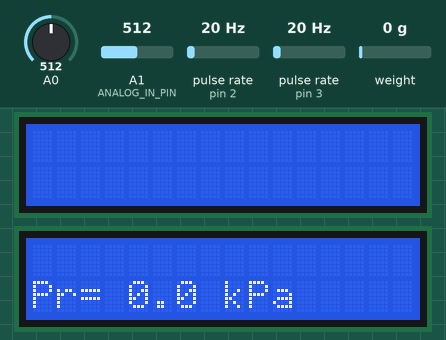
This sketch was run on a simulated Arduino Uno, built with avr-gcc and run on an emulated ATmega328P. Parts: 2 × 16×2 character LCD. Wiring (inferred from the names in the program): 2 × pulse sensor: data pin 2 / data pin 3. The inputs (shaded band) are chosen by the test bench; at power-on: weight on the scale 0 g, A1 (ANALOG_IN_PIN) = 512, A0 = 512, pulse rate (sensors on pin 2, pin 3) 20 Hz. What the sketch prints to the serial monitor is not drawn.

Above: at 2.9 s.
3.0 s: weight on the scale set to 917 g
At 8.3 s:
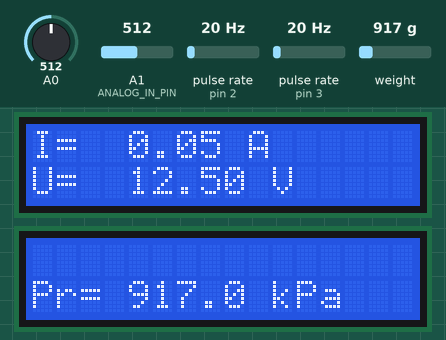
8.6 s: weight on the scale set to 1056 g
At 17.6 s:
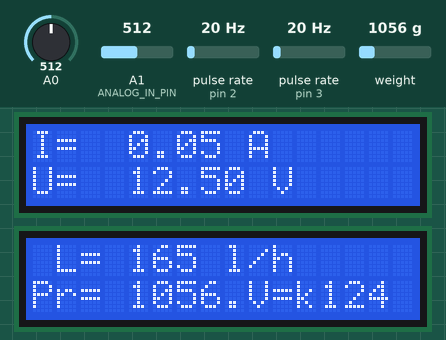
18.2 s: A1 (ANALOG_IN_PIN) set to 419
At 23.1 s:
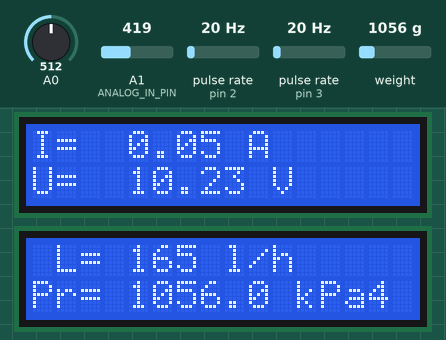
23.7 s: A1 (ANALOG_IN_PIN) set to 398
At 27.7 s:
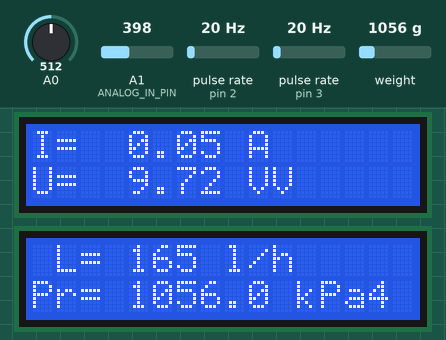
34.8 s: A0 set to 716
At 36.3 s:
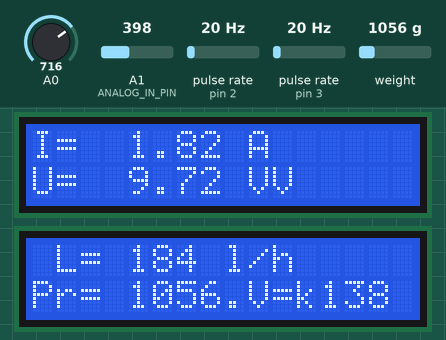
38.8 s: weight on the scale set to 100 g
At 42.7 s:
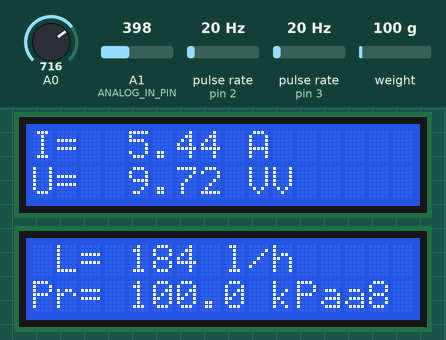
Timing chart, 0 to 44.2 s (numbered marks = the images above; inputs shaded):
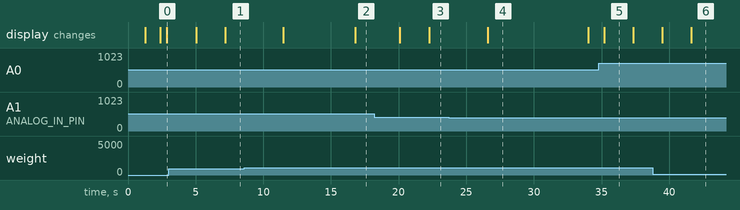

The sketch:

siiuuuuuuuuuuuuuuuuuuu_5.6.27.ino
```cpp
//Cam bien chan 2
 #include <LiquidCrystal_I2C.h>
 #include <SoftwareSerial.h>
 SoftwareSerial bt(12,13);
 LiquidCrystal_I2C lcd(0x27,16,2); //LCD 16x02, địa chỉ I2C là 0X27
 LiquidCrystal_I2C lcd1(0x26,16,2);
 #define ANALOG_IN_PIN A1
 float adc_voltage = 0.0;
float in_voltage = 0.0;
int bawn ;
// Floats for resistor values in divider (in ohms)
float R1 = 30000.0;
float R2 = 7500.0;

// Float for Reference Voltage
float ref_voltage = 5.0;
// Integer for ADC value
int adc_value = 0;
int enco = 3;//toc do vong quay chan 3
int dem = 0;
int rpm = 0;
int timecho = 15000;// laays 1 vongf ddem laf 15 giay
int L = 0;
int Pr = 0;
int V = 0;
int I = 0;
int U = 0;
unsigned long thoigian;
unsigned long hientai;

void dem_xung()
{
  dem++; //đếm xung
}
volatile int flow_frequency; // Đo xung cảm biến lưu lượng
unsigned int l_hour; // Tính toán số lít/giờ
unsigned char flowsensor = 2; // Cảm biến nối với chân 5
unsigned long currentTime;
unsigned long cloopTime;
void flow () // Hàm ngắt
{
   flow_frequency++;
}
#include "HX711.h"


// HX711 circuit wiring
const int LOADCELL_DOUT_PIN = 4;
const int LOADCELL_SCK_PIN = 5;
HX711 scale;
void setup()
 {

  {
    Serial.begin(9600);

   bt.begin(9600);
 bt.println("Ready");
  }
  {
  Serial.begin(9600);
}
{

  // Setup Serial Monitor
  Serial.begin(9600);
  }
  {
  Serial.begin(9600); //Mở cổng Serial ở 9600
//Khởi động LCD
  lcd1.init(); //Khởi tạo màn hình LCD
  lcd1.backlight(); //Bật đèn màn hình lCD


  }
  {
  Serial.begin(9600);
  Serial.println("HX711 Demo");

  Serial.println("Initializing the scale");

  // Initialize library with data output pin, clock input pin and gain factor.
  // Channel selection is made by passing the appropriate gain:
  // - With a gain factor of 64 or 128, channel A is selected
  // - With a gain factor of 32, channel B is selected
  // By omitting the gain factor parameter, the library
  // default "128" (Channel A) is used here.
  scale.begin(LOADCELL_DOUT_PIN, LOADCELL_SCK_PIN);

  scale.set_scale(2280.f);                      // 2280this value is obtained by calibrating the scale with known weights; see the README for details
  scale.tare();                // reset the scale to 0
}
  {
  Serial.begin(9600); //Mở cổng Serial ở 9600
  lcd.init(); //Khởi động LCD
  lcd.backlight(); //Bật đèn nền
  lcd.setCursor(1,0); //Cột 1, hàng 0
   lcd1.init(); //Khởi động LCD
  lcd1.backlight(); //Bật đèn nền
  lcd1.setCursor(1,0); //Cột 1, hàng 0
  }
  {
   pinMode(flowsensor, INPUT);
   digitalWrite(flowsensor, HIGH); // Optional Internal Pull-Up
   Serial.begin(9600);
   attachInterrupt(0, flow, RISING); // Setup Interrupt
   sei(); // Enable interrupts
   currentTime = millis();
   cloopTime = currentTime;
}
  {

   Serial.begin(9600);

  pinMode(enco, INPUT);
  attachInterrupt(1, dem_xung, RISING);
  {
  Serial.begin(9600); //Mở cổng Serial ở 9600
  lcd.init(); //Khởi động LCD
  lcd.backlight(); //Bật đèn nền
  lcd.setCursor(1,0); //Cột 1, hàng 0
  }
  }
 }

 void loop()
 {
  {
  Serial.print("one reading:\t");
  Serial.print(scale.get_units(), 1);
  Serial.print("\t| average:\t");
  Serial.println(scale.get_units(10), 1);
  lcd.setCursor(0,1);
  lcd.print("Pr= ");
  lcd.setCursor(4,1);

  lcd.print(scale.get_units(5), 1);

  lcd.print(" kPa");
    Pr=(scale.get_units(5), 1);

  scale.power_down();              // put the ADC in sleep mode
  delay(500);
  scale.power_up();
}
  {
   currentTime = millis();
   // Every second, calculate and print litres/hour
   if(currentTime >= (cloopTime + 15000))
   {
        cloopTime = currentTime; // Updates cloopTime
      // Pulse frequency (Hz) = 7.5Q, Q is flow rate in L/min.
      l_hour = (flow_frequency * 60 / 7.5/15); // (Pulse frequency x 60 min) / 7.5Q = flowrate in L/hour
      flow_frequency = 0; // Reset Counter
      Serial.print(l_hour, DEC); // Print litres/hour
      Serial.println(" L/hour");
        lcd.setCursor(1,0);
       lcd.print("L= ");
      //lcd.setCursor(11,1);

      lcd.print(l_hour);

      lcd.print(" l/h");
       L=(l_hour);
   }
}
  {
   thoigian = millis();
//  Serial.print("Time: "); Serial.print(thoigian); Serial.print("   ");
//  Serial.print("Hiện tại: "); Serial.println(hientai);

  if (thoigian - hientai >= timecho)
  {
    hientai = thoigian;
    rpm = (dem/1)*60/150;
        /*
         * Đĩa encoder có 20 xung, chúng ta đo được 120 xung/s
         * vậy lấy 120/20 = 6 vòng/s
         * ta được: 6*60 = số vòng quay / phút (RPM)
         * chia 15 vif chu kyf ddem 1 laanf 30 giay
         */
    Serial.print("\t\t\t\t"); Serial.print("Số xung/s: "); Serial.println(dem);
    Serial.print("\t\t\t\t"); Serial.print("RPM: "); Serial.println(rpm);
     lcd.setCursor(9,1);
     lcd.print("V=");
     lcd.setCursor(12,1);
     lcd.print(rpm);
      lcd.print(" v/p");
       V=(rpm);
       dem = 0;
  }
  }
  {
 float average = 0;
 for(int i = 0; i < 1000; i++) {
     bawn = average =  average + (.0264 * analogRead(A0) -13.465);//for the 5A mode, 13.51
//   average = average + (.049 * analogRead(A0) -25);// for 20A mode
// average = average + (.742 * analogRead(A0) -37.8);// for 30A mode
   delay(1);
 }
 Serial.print("APE :");
 Serial.println(average/1000);
 lcd1.setCursor(0,0);
 lcd1.print("I= ");

     lcd1.setCursor(4,0);
     lcd1.print((average/1000 ) );//

      lcd1.print(" A");
        I=(average);   //mA

}
  {
  // Read the Analog Input
  adc_value = analogRead(A1);

  // Determine voltage at ADC input
  adc_voltage  = (adc_value * ref_voltage) / 1024.0;

  // Calculate voltage at divider input
  in_voltage = adc_voltage*(R1+R2)/R2;

  // Print results to Serial Monitor to 2 decimal places
  Serial.print("Voltage = ");
  Serial.println(in_voltage, 2);
  lcd1.setCursor(0,1);
  lcd1.print("U= ");

     lcd1.setCursor(4,1);
     lcd1.print(in_voltage, 2);

      lcd1.print(" V");
       U=((in_voltage)*1000);//mV
     delay(500);

}


bt.print(L);//lưu lượng send distance to MIT App
 bt.print(";");
  bt.print(Pr); //áp xuất send distance to MIT App
 bt.print(";");
 bt.print(V);//toc do send distance to MIT App
 bt.print(";");
 bt.print(U);//dien thetuabin send distance to MIT App
 bt.print(";");
 bt.print(I);//dong dien tuabin send distance to MIT App
 bt.print(";");
 //bt.print(in_voltage, 2);//hiệu dien the tuabin send distance to MIT App
 //bt.print(";");


  }
```

Measured:
- the behaviour switches between 999 and 1000 g on weight on the scale (found by bisection; images 1 and 2)
- the behaviour switches between 410 and 409 on A1 (ANALOG_IN_PIN) (found by bisection; images 3 and 4)
- after the input at 3.0 s, the display: first differs from a run without the input after 4.2 s (image 1)
- after the input at 8.6 s, the display: first changes after 2.9 s (image 2 shows a later state)
- after the input at 18.2 s, the display: first differs from a run without the input after 4.1 s (image 3)
- after the input at 23.7 s, the display: changes after 2.9 s (image 4)
- after the input at 34.8 s, the display: changes after 0.40 s (image 5)
- after the input at 38.8 s, the display: first differs from a run without the input after 2.8 s (image 6)
